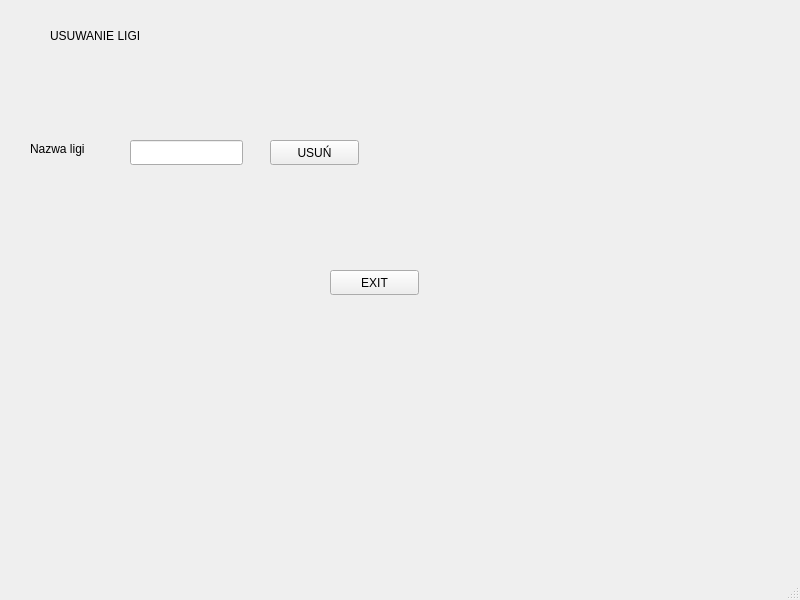
<?xml version="1.0" encoding="UTF-8"?>
<ui version="4.0">
 <class>MainWindow</class>
 <widget class="QMainWindow" name="MainWindow">
  <property name="geometry">
   <rect>
    <x>0</x>
    <y>0</y>
    <width>800</width>
    <height>600</height>
   </rect>
  </property>
  <property name="windowTitle">
   <string>MainWindow</string>
  </property>
  <widget class="QWidget" name="centralwidget">
   <widget class="QLabel" name="label">
    <property name="geometry">
     <rect>
      <x>440</x>
      <y>150</y>
      <width>81</width>
      <height>17</height>
     </rect>
    </property>
    <property name="text">
     <string/>
    </property>
   </widget>
   <widget class="QLineEdit" name="lineEdit">
    <property name="geometry">
     <rect>
      <x>130</x>
      <y>140</y>
      <width>113</width>
      <height>25</height>
     </rect>
    </property>
   </widget>
   <widget class="QLabel" name="label_2">
    <property name="geometry">
     <rect>
      <x>50</x>
      <y>20</y>
      <width>161</width>
      <height>31</height>
     </rect>
    </property>
    <property name="text">
     <string>USUWANIE LIGI</string>
    </property>
   </widget>
   <widget class="QPushButton" name="pushButton">
    <property name="geometry">
     <rect>
      <x>270</x>
      <y>140</y>
      <width>89</width>
      <height>25</height>
     </rect>
    </property>
    <property name="text">
     <string>USUŃ</string>
    </property>
   </widget>
   <widget class="QPushButton" name="pushButton_2">
    <property name="geometry">
     <rect>
      <x>330</x>
      <y>270</y>
      <width>89</width>
      <height>25</height>
     </rect>
    </property>
    <property name="text">
     <string>EXIT</string>
    </property>
   </widget>
   <widget class="QLabel" name="label_3">
    <property name="geometry">
     <rect>
      <x>30</x>
      <y>140</y>
      <width>81</width>
      <height>17</height>
     </rect>
    </property>
    <property name="text">
     <string>Nazwa ligi</string>
    </property>
   </widget>
  </widget>
  <widget class="QMenuBar" name="menubar">
   <property name="geometry">
    <rect>
     <x>0</x>
     <y>0</y>
     <width>800</width>
     <height>22</height>
    </rect>
   </property>
  </widget>
  <widget class="QStatusBar" name="statusbar"/>
 </widget>
 <resources/>
 <connections/>
</ui>
